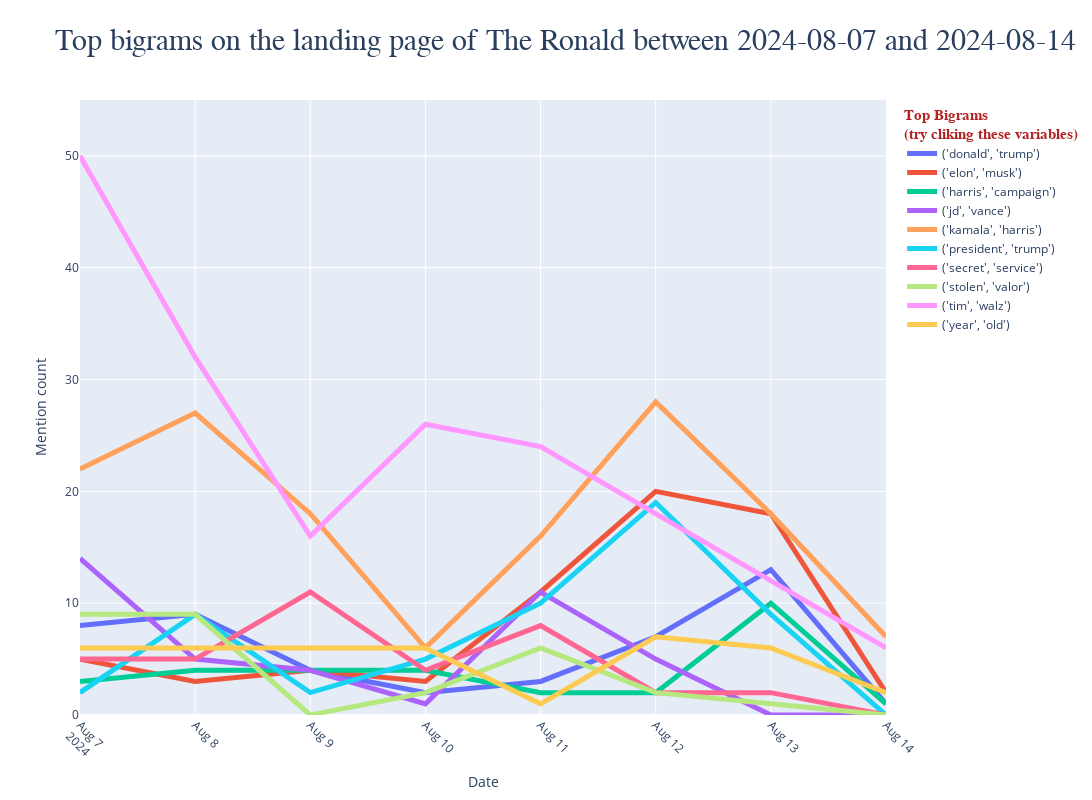

Notebook code for this chart:
### Code cell
num=2
top_n=10
save_viz = "interactive_bigrams_7days"
ngram_time_last_7_days_interactive(num=num, save_viz=save_viz, top_n=top_n)

### Figure 1 — Plotly figure (JSON) as saved in the notebook; plotly's stock layout.template omitted (floating-point values rounded to 4 significant figures)
{"data": [{"line": {"width": 5}, "mode": "lines", "name": "('donald', 'trump')", "type": "scatter", "x": ["2024-08-07T00:00:00", "2024-08-08T00:00:00", "2024-08-09T00:00:00", "2024-08-10T00:00:00", "2024-08-11T00:00:00", "2024-08-12T00:00:00", "2024-08-13T00:00:00", "2024-08-14T00:00:00"], "y": [8, 9, 4, 2, 3, 7, 13, 1]}, {"line": {"width": 5}, "mode": "lines", "name": "('elon', 'musk')", "type": "scatter", "x": ["2024-08-07T00:00:00", "2024-08-08T00:00:00", "2024-08-09T00:00:00", "2024-08-10T00:00:00", "2024-08-11T00:00:00", "2024-08-12T00:00:00", "2024-08-13T00:00:00", "2024-08-14T00:00:00"], "y": [5, 3, 4, 3, 11, 20, 18, 2]}, {"line": {"width": 5}, "mode": "lines", "name": "('harris', 'campaign')", "type": "scatter", "x": ["2024-08-07T00:00:00", "2024-08-08T00:00:00", "2024-08-09T00:00:00", "2024-08-10T00:00:00", "2024-08-11T00:00:00", "2024-08-12T00:00:00", "2024-08-13T00:00:00", "2024-08-14T00:00:00"], "y": [3, 4, 4, 4, 2, 2, 10, 1]}, {"line": {"width": 5}, "mode": "lines", "name": "('jd', 'vance')", "type": "scatter", "x": ["2024-08-07T00:00:00", "2024-08-08T00:00:00", "2024-08-09T00:00:00", "2024-08-10T00:00:00", "2024-08-11T00:00:00", "2024-08-12T00:00:00", "2024-08-13T00:00:00", "2024-08-14T00:00:00"], "y": [14, 5, 4, 1, 11, 5, 0, 0]}, {"line": {"width": 5}, "mode": "lines", "name": "('kamala', 'harris')", "type": "scatter", "x": ["2024-08-07T00:00:00", "2024-08-08T00:00:00", "2024-08-09T00:00:00", "2024-08-10T00:00:00", "2024-08-11T00:00:00", "2024-08-12T00:00:00", "2024-08-13T00:00:00", "2024-08-14T00:00:00"], "y": [22, 27, 18, 6, 16, 28, 18, 7]}, {"line": {"width": 5}, "mode": "lines", "name": "('president', 'trump')", "type": "scatter", "x": ["2024-08-07T00:00:00", "2024-08-08T00:00:00", "2024-08-09T00:00:00", "2024-08-10T00:00:00", "2024-08-11T00:00:00", "2024-08-12T00:00:00", "2024-08-13T00:00:00", "2024-08-14T00:00:00"], "y": [2, 9, 2, 5, 10, 19, 9, 0]}, {"line": {"width": 5}, "mode": "lines", "name": "('secret', 'service')", "type": "scatter", "x": ["2024-08-07T00:00:00", "2024-08-08T00:00:00", "2024-08-09T00:00:00", "2024-08-10T00:00:00", "2024-08-11T00:00:00", "2024-08-12T00:00:00", "2024-08-13T00:00:00", "2024-08-14T00:00:00"], "y": [5, 5, 11, 4, 8, 2, 2, 0]}, {"line": {"width": 5}, "mode": "lines", "name": "('stolen', 'valor')", "type": "scatter", "x": ["2024-08-07T00:00:00", "2024-08-08T00:00:00", "2024-08-09T00:00:00", "2024-08-10T00:00:00", "2024-08-11T00:00:00", "2024-08-12T00:00:00", "2024-08-13T00:00:00", "2024-08-14T00:00:00"], "y": [9, 9, 0, 2, 6, 2, 1, 0]}, {"line": {"width": 5}, "mode": "lines", "name": "('tim', 'walz')", "type": "scatter", "x": ["2024-08-07T00:00:00", "2024-08-08T00:00:00", "2024-08-09T00:00:00", "2024-08-10T00:00:00", "2024-08-11T00:00:00", "2024-08-12T00:00:00", "2024-08-13T00:00:00", "2024-08-14T00:00:00"], "y": [50, 32, 16, 26, 24, 18, 12, 6]}, {"line": {"width": 5}, "mode": "lines", "name": "('year', 'old')", "type": "scatter", "x": ["2024-08-07T00:00:00", "2024-08-08T00:00:00", "2024-08-09T00:00:00", "2024-08-10T00:00:00", "2024-08-11T00:00:00", "2024-08-12T00:00:00", "2024-08-13T00:00:00", "2024-08-14T00:00:00"], "y": [6, 6, 6, 6, 1, 7, 6, 2]}], "layout": {"height": 800, "legend": {"title": {"font": {"color": "firebrick", "family": "Courier", "size": 15}, "text": "<b>Top Bigrams<br>(try cliking these variables)</b>"}}, "title": {"font": {"family": "Ariel", "size": 30}, "pad": {"t": 20}, "text": "Top bigrams on the landing page of The Ronald between 2024-08-07 and 2024-08-14"}, "width": 1200, "xaxis": {"tickangle": 45, "title": {"text": "Date"}}, "yaxis": {"range": [0, 55.0], "title": {"text": "Mention count"}}}}
